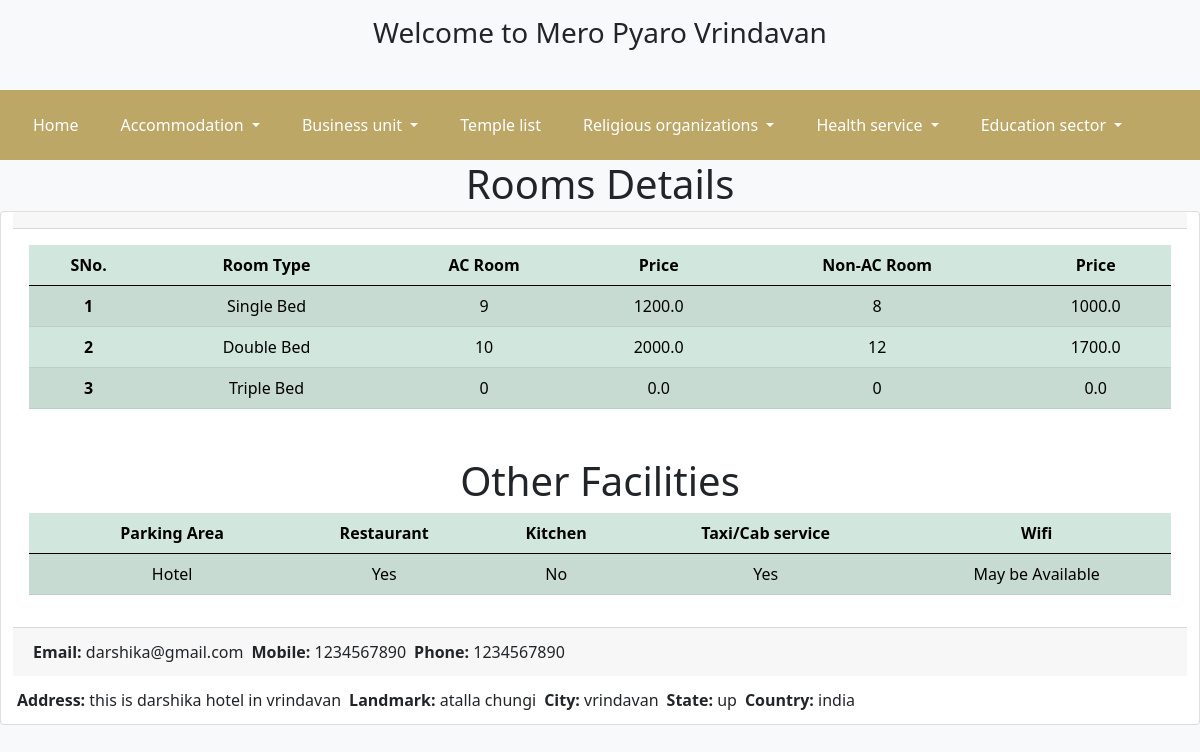
The app's page /visiting/1/, older data.
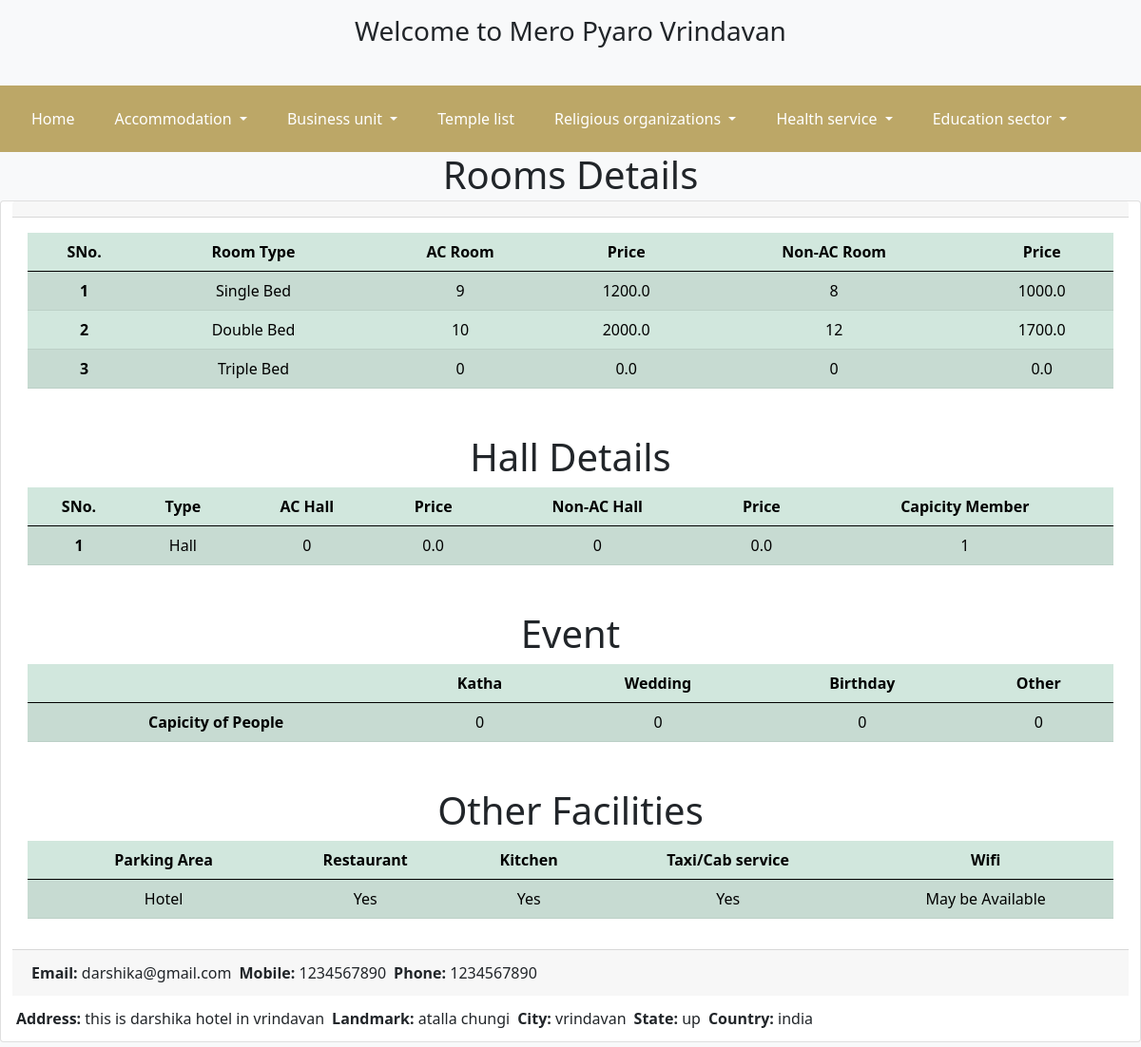
The same page, newer data.
### business/models.py (models this page shows, shortened)
class business(models.Model):
    business_type = models.ForeignKey(BusinessType,on_delete=models.PROTECT)
    name = models.CharField(max_length=1000,null=True)
    address = models.TextField(null=True)
    landmark = models.CharField(max_length=1000,null=True)
    city = models.CharField(max_length=1000,null=True,default='')
    state = models.CharField(max_length=1000,null=True,default='')
    country = models.CharField(max_length=1000,null=True,default='')
    mobile = models.CharField(max_length=20,null=True)
    phone = models.CharField(max_length=20,null=True, blank=True)
    email = models.EmailField(null=True)
    website = models.URLField(null=True, blank=True)
    main_img = models.ImageField(upload_to='business_image',null=True,default=None)
    room_img1 = models.ImageField(upload_to='business_image',null=True,default=None, blank=True)
    room_img2 = models.ImageField(upload_to='business_image',null=True,default=None, blank=True)
    room_img3 = models.ImageField(upload_to='business_image',null=True,default=None, blank=True)
    room_img4 = models.ImageField(upload_to='business_image',null=True,default=None, blank=True)
    intercome = models.BooleanField(null=True,default=False, blank=True)
    room_service = models.BooleanField(null=True,default=False, blank=True)
    power_backup_ac = models.BooleanField(null=True,default=False, blank=True)
    power_backup_fan = models.BooleanField(null=True,default=False, blank=True)
    hot_water = models.BooleanField(null=True,default=False, blank=True)
    room_tv = models.BooleanField(null=True,default=False, blank=True)
    travel_guide = models.BooleanField(null=True,default=False, blank=True)
    is_single = models.BooleanField(null=True,default=True)
    single_ac = models.IntegerField(null=True, default=0)
    single_non_ac = models.IntegerField(null=True, default=0)
    single_for = models.IntegerField(null=True,default=1)
    single_ac_price = models.FloatField(null=True, default=0.0)
    single_non_ac_price = models.FloatField(null=True, default=0.0)
    is_double = models.BooleanField(null=True,default=True)
    double_ac = models.IntegerField(null=True, default=0)
    double_non_ac = models.IntegerField(null=True, default=0)
    double_for = models.IntegerField(null=True,default=2)
    double_ac_price = models.FloatField(null=True, default=0.0)
    double_non_ac_price = models.FloatField(null=True, default=0.0)
    is_triple = models.BooleanField(null=True,default=True)
    triple_ac = models.IntegerField(null=True, default=0)
    triple_non_ac = models.IntegerField(null=True, default=0)
    triple_for = models.IntegerField(null=True,default=3)
    triple_ac_price = models.FloatField(null=True, default=0.0)
    triple_non_ac_price = models.FloatField(null=True, default=0.0)
    is_four = models.BooleanField(null=True,default=False)
    four_ac = models.IntegerField(null=True, default=0)
    four_non_ac = models.IntegerField(null=True, default=0)
    four_for = models.IntegerField(null=True,default=4)
    four_ac_price = models.FloatField(null=True, default=0.0)
    four_non_ac_price = models.FloatField(null=True, default=0.0)
    is_five = models.BooleanField(null=True,default=False)
    five_ac = models.IntegerField(null=True, default=0)
    five_non_ac = models.IntegerField(null=True, default=0)
    five_for = models.IntegerField(null=True,default=5)
    five_ac_price = models.FloatField(null=True, default=0.0)
    five_non_ac_price = models.FloatField(null=True, default=0.0)
    is_six = models.BooleanField(null=True,default=False)
    six_ac = models.IntegerField(null=True, default=0)
    six_non_ac = models.IntegerField(null=True, default=0)
    six_for = models.IntegerField(null=True,default=5)
    six_ac_price = models.FloatField(null=True, default=0.0)
    six_non_ac_price = models.FloatField(null=True, default=0.0)
    is_hall = models.BooleanField(null=True,default=False)
    hall_ac = models.IntegerField(null=True, default=0)
    hall_non_ac = models.IntegerField(null=True, default=0)
    hall_for = models.IntegerField(null=True,default=1)
    hall_ac_price = models.FloatField(null=True, default=0.0)
    hall_non_ac_price = models.FloatField(null=True, default=0.0)
    arrangement_for_katha = models.BooleanField(null=True,default=False)
    katha_people = models.IntegerField(null=True,default=0)
    arrangement_for_wedding = models.BooleanField(null=True,default=False)
    wedding_people = models.IntegerField(null=True,default=0)
    arrangement_for_birthday = models.BooleanField(null=True,default=False)
    birthday_people = models.IntegerField(null=True,default=0)
    arrangement_for_other = models.BooleanField(null=True,default=False)
    other_people = models.IntegerField(null=True,default=0)
    booking = models.BooleanField(null=True,default=False)
    booking_accept = models.CharField(max_length=500,null=True, default='')
    kitchen = models.BooleanField(null=True,default=False)
    kitchen_for = models.IntegerField(null=True,default=0)
    parking = models.BooleanField(null=True,default=False)
    parking_address = models.CharField(max_length=100, null=True,default='Hotel')
    restaurant = models.BooleanField(null=True,default=False)
    restaurant_for = models.IntegerField(null=True,default=0)
    taxi_service = models.BooleanField(null=True,default=False)
    checkout = models.CharField(max_length=50,null=True, default='12:00pm for 24 hrs')
    owner_name = models.CharField(max_length=100,null=True,default='', blank=True)
    manager_contact_no = models.CharField(max_length=15,null=True,default='')
    attr1 = models.CharField(max_length=100,null=True,default='', blank=True)
    attr2 = models.CharField(max_length=100,null=True,default='', blank=True)
    attr3 = models.CharField(max_length=100,null=True,default='', blank=True)
    attr4 = models.CharField(max_length=100,null=True,default='', blank=True)
    attr5 = models.CharField(max_length=100,null=True,default='', blank=True)
    attr6 = models.IntegerField(null=True,default=0, blank=True)
    attr7 = models.IntegerField(null=True,default=0, blank=True)
    attr8 = models.IntegerField(null=True,default=0, blank=True)
    attr9 = models.IntegerField(null=True,default=0, blank=True)
    attr10 = models.IntegerField(null=True,default=0, blank=True)

### homepage/views.py (the view)
# urls.py: path('visiting/<int:id>/', views.visiting,name='visiting'),
def visiting(request,id):
    view_business = business.objects.get(id=id)
    context = {
        'business_details':view_business
    }
    return render(request,'visiting.html',context)

### homepage/templates/visiting.html (shortened to what the changed rows need)
{% extends 'base.html' %}
{% block content %}
<div class="container-fluid">
    <h1 class="text-center">Rooms Details</h1>
    <div class="row">
        <div class="hori card text-center">
            <div class="card-body">
                <table class="table table-success table-striped">
                    <thead>
                        <tr>
                            <th scope="col">SNo.</th>
                            <th scope="col">Room Type</th>
                            <th scope="col">AC Room</th>
                            <th scope="col">Price</th>
                            <th scope="col">Non-AC Room</th>
                            <th scope="col">Price</th>
                        </tr>
                    </thead>
                    <tbody>
                        {% if business_details.is_single %}
                        <tr>
                            <th scope="row">1</th>
                            <td>Single Bed</td>
                            <td>{{business_details.single_ac}}</td>
                            <td>{{business_details.single_ac_price}}</td>
                            <td>{{business_details.single_non_ac}}</td>
                            <td>{{business_details.single_non_ac_price}}</td>
                        </tr>
                        {% endif %}
                        {% if business_details.is_double %}
                        <tr>
                            <th scope="row">2</th>
                            <td>Double Bed</td>
                            <td>{{business_details.double_ac}}</td>
                            <td>{{business_details.double_ac_price}}</td>
                            <td>{{business_details.double_non_ac}}</td>
                            <td>{{business_details.double_non_ac_price}}</td>
                        </tr>
                        {% endif %}
                        {% if business_details.is_triple %}
                        <tr>
                            <th scope="row">3</th>
                            <td>Triple Bed</td>
                            <td>{{business_details.triple_ac}}</td>
                            <td>{{business_details.triple_ac_price}}</td>
                            <td>{{business_details.triple_non_ac}}</td>
                            <td>{{business_details.triple_non_ac_price}}</td>
                        </tr>
                        {% endif %}
                    </tbody>
                </table>
            </div>
            {% if business_details.is_hall %}
            <div class="card-body">
                <h1 class="text-center">Hall Details</h1>
                <table class="table table-success table-striped">
                    <thead>
                        <tr>
                            <th scope="col">SNo.</th>
                            <th scope="col">Type</th>
                            <th scope="col">AC Hall</th>
                            <th scope="col">Price</th>
                            <th scope="col">Non-AC Hall</th>
                            <th scope="col">Price</th>
                            <th scope="col">Capicity Member</th>
                        </tr>
                    </thead>
                    <tbody>
                        <tr>
                            <th scope="row">1</th>
                            <td>Hall</td>
                            <td>{{business_details.hall_ac}}</td>
                            <td>{{business_details.hall_ac_price}}</td>
                            <td>{{business_details.hall_non_ac}}</td>
                            <td>{{business_details.hall_non_ac_price}}</td>
                            <td>{{business_details.hall_for}}</td>
                        </tr>
                    </tbody>
                </table>
            </div>
            {% endif %}
            {% if business_details.arrangement_for_katha %}
            <div class="card-body">
                <h1 class="text-center">Event</h1>
                <table class="table table-success table-striped">
                    <thead>
                        <tr>
                            <th scope="col"></th>
                            <th scope="col">Katha</th>
                            <th scope="col">Wedding</th>
                            <th scope="col">Birthday</th>
                            <th scope="col">Other</th>
                        </tr>
                    </thead>
                    <tbody>
                        <tr>
                            <th scope="row">Capicity of People</th>
                            <td>{{business_details.katha_people}}</td>
                            <td>{{business_details.wedding_people}}</td>
                            <td>{{business_details.birthday_people}}</td>
                            <td>{{business_details.other_people}}</td>
                        </tr>
                    </tbody>
                </table>
            </div>
            {% endif %}
            <div class="card-body">
                <h1 class="text-center">Other Facilities</h1>
                <table class="table table-success table-striped">
                    <thead>
                        <tr>
                            <th scope="col"></th>
                            <th scope="col">Parking Area</th>
                            <th scope="col">Restaurant</th>
                            <th scope="col">Kitchen</th>
                            <th scope="col">Taxi/Cab service</th>
                            <th scope="col">Wifi</th>
                        </tr>
                    </thead>
                    <tbody>
                        <tr>
                            <th scope="row"></th>
                            <td>{{business_details.parking_address}}</td>
                            <td>{% if business_details.restaurant %} Yes {% else %} No {% endif %}</td>
                            <td>{% if business_details.kitchen %} Yes {% else %} No {% endif %}</td>
                            <td>{% if business_details.taxi_service %} Yes {% else %} No {% endif %}</td>
                            <td>May be Available</td>
                        </tr>
                    </tbody>
                </table>
            </div>
            <div>
                <div class="card-footer d-flex mb-2">
                    <div class="m-1"><b>Email:</b> {{business_details.email}}</div>
                    <div class="m-1"><b>Mobile:</b> {{business_details.mobile}}</div>
                    <div class="m-1"><b>Phone:</b> {{business_details.phone}}</div>
                </div>
                <div class="d-flex mb-2">
                    <div class="m-1"><b>Address:</b> {{business_details.address}}</div>
                    <div class="m-1"><b>Landmark:</b> {{business_details.landmark}}</div>
                    <div class="m-1"><b>City:</b> {{business_details.city}}</div>
                    <div class="m-1"><b>State:</b> {{business_details.state}}</div>
                    <div class="m-1"><b>Country:</b> {{business_details.country}}</div>
                </div>
            </div>
        </div>
    </div>
</div>
{% endblock %}

Row changes from the older to the newer data that the page shows:
changed business "Hotel": is_hall False → True (drawn); hall_ac (not shown) → "0"; hall_ac_price (not shown) → "0.0"; hall_non_ac (not shown) → "0"; hall_non_ac_price (not shown) → "0.0"; hall_for (not shown) → "1"; arrangement_for_katha False → True (drawn); katha_people (not shown) → "0"; wedding_people (not shown) → "0"; birthday_people (not shown) → "0"; other_people (not shown) → "0"
Text that changed along with them:
text no longer shown: "No"
text now shown: "Hall Details SNo. Type AC Hall Price Non-AC Hall Price Capicity Member 1 Hall Event Katha Wedding Birthday Other Capicity of People Yes"
